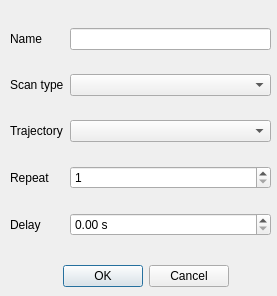
<?xml version='1.0' encoding='UTF-8'?>
<ui version="4.0">
 <class>Dialog</class>
 <widget class="QDialog" name="Dialog">
  <property name="geometry">
   <rect>
    <x>0</x>
    <y>0</y>
    <width>277</width>
    <height>296</height>
   </rect>
  </property>
  <property name="windowTitle">
   <string>Dialog</string>
  </property>
  <widget class="QDialogButtonBox" name="buttonBox">
   <property name="geometry">
    <rect>
     <x>20</x>
     <y>260</y>
     <width>251</width>
     <height>32</height>
    </rect>
   </property>
   <property name="orientation">
    <enum>Qt::Horizontal</enum>
   </property>
   <property name="standardButtons">
    <set>QDialogButtonBox::Cancel|QDialogButtonBox::Ok</set>
   </property>
   <property name="centerButtons">
    <bool>true</bool>
   </property>
  </widget>
  <widget class="QWidget" name="gridLayoutWidget">
   <property name="geometry">
    <rect>
     <x>10</x>
     <y>10</y>
     <width>261</width>
     <height>248</height>
    </rect>
   </property>
   <layout class="QGridLayout" name="gridLayout">
    <item column="0" row="4">
     <widget class="QLabel" name="label_8">
      <property name="text">
       <string>Delay</string>
      </property>
     </widget>
    </item>
    <item column="1" row="1">
     <widget class="QComboBox" name="comboBox_scan_type" />
    </item>
    <item column="0" row="1">
     <widget class="QLabel" name="label_6">
      <property name="text">
       <string>Scan type</string>
      </property>
     </widget>
    </item>
    <item column="0" row="2">
     <widget class="QLabel" name="label_7">
      <property name="text">
       <string>Trajectory</string>
      </property>
     </widget>
    </item>
    <item column="1" row="0">
     <widget class="QLineEdit" name="lineEdit_name" />
    </item>
    <item column="0" row="0">
     <widget class="QLabel" name="label_4">
      <property name="text">
       <string>Name</string>
      </property>
     </widget>
    </item>
    <item column="1" row="2">
     <widget class="QComboBox" name="comboBox_trajectory" />
    </item>
    <item column="1" row="4">
     <widget class="QDoubleSpinBox" name="spinBox_delay">
      <property name="maximum">
       <double>999999999999.000000000000000</double>
      </property>
     <property name="suffix"><string> s</string></property></widget>
    </item>
    <item column="0" row="3">
     <widget class="QLabel" name="label_5">
      <property name="text">
       <string>Repeat</string>
      </property>
     </widget>
    </item>
    <item column="1" row="3">
     <widget class="QSpinBox" name="spinBox_repeat">
      <property name="minimum">
       <number>1</number>
      </property>
      <property name="maximum">
       <number>1000000000</number>
      </property>
     </widget>
    </item>
   </layout>
  </widget>
 </widget>
 <resources />
 <connections>
  <connection>
   <sender>buttonBox</sender>
   <signal>accepted()</signal>
   <receiver>Dialog</receiver>
   <slot>accept()</slot>
   <hints>
    <hint type="sourcelabel">
     <x>248</x>
     <y>254</y>
    </hint>
    <hint type="destinationlabel">
     <x>157</x>
     <y>274</y>
    </hint>
   </hints>
  </connection>
  <connection>
   <sender>buttonBox</sender>
   <signal>rejected()</signal>
   <receiver>Dialog</receiver>
   <slot>reject()</slot>
   <hints>
    <hint type="sourcelabel">
     <x>316</x>
     <y>260</y>
    </hint>
    <hint type="destinationlabel">
     <x>286</x>
     <y>274</y>
    </hint>
   </hints>
  </connection>
 </connections>
</ui>
